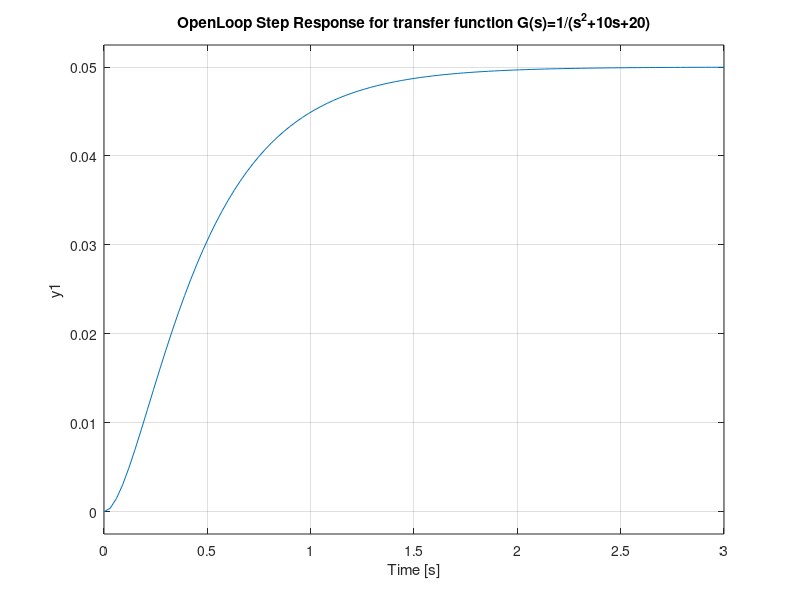

Source code (MATLAB): (Note: this script raises an error after producing the figure.)
%OpenLoop Step Response for transfer function G(s)=1/(s^2+10s+20)
num=1;
den=[1 10 20];
plant=tf(num,den);
%StepResponse Of The plant
figure(1)
step(plant)
title('OpenLoop Step Response for transfer function G(s)=1/(s^2+10s+20)')
S = stepinfo(plant)
grid;
